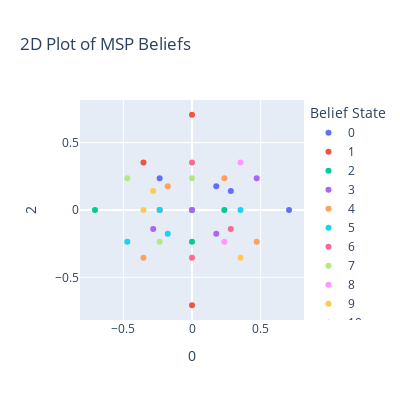

Notebook code for this chart:
### Code cell
beliefs_3d = vis_pca.transform(list(msp_belief_index.keys()))
colors = px.colors.qualitative.Light24 + px.colors.qualitative.Dark24 + px.colors.qualitative.Plotly

# make a 2d plot using the 0th and 1st dim of beliefs_3d
fig = px.scatter(beliefs_3d, x=0, y=2, 
                 color=[str(i) for i in list(msp_belief_index.values())],
                 title='2D Plot of MSP Beliefs',
                 labels={'x': 'PCA Dimension 1', 'y': 'PCA Dimension 2', 'color': 'Belief State'},
                 color_continuous_scale=colors,
                 size_max=1000)  # Increase the size of the dots

# Make the figure square
fig.update_layout(width=400, height=400)

fig.show()

### Figure 1 — Plotly figure (JSON) as saved in the notebook; plotly's stock layout.template omitted (floating-point values rounded to 4 significant figures)
{"data": [{"hovertemplate": "Belief State=0<br>0=%{x}<br>2=%{y}<extra></extra>", "legendgroup": "0", "marker": {"color": "#636efa", "symbol": "circle"}, "mode": "markers", "name": "0", "orientation": "v", "showlegend": true, "type": "scatter", "x": [0.1768], "xaxis": "x", "y": [0.1768], "yaxis": "y"}, {"hovertemplate": "Belief State=1<br>0=%{x}<br>2=%{y}<extra></extra>", "legendgroup": "1", "marker": {"color": "#EF553B", "symbol": "circle"}, "mode": "markers", "name": "1", "orientation": "v", "showlegend": true, "type": "scatter", "x": [-0.2357], "xaxis": "x", "y": [-7.871e-17], "yaxis": "y"}, {"hovertemplate": "Belief State=2<br>0=%{x}<br>2=%{y}<extra></extra>", "legendgroup": "2", "marker": {"color": "#00cc96", "symbol": "circle"}, "mode": "markers", "name": "2", "orientation": "v", "showlegend": true, "type": "scatter", "x": [-0.7071], "xaxis": "x", "y": [-6.225e-16], "yaxis": "y"}, {"hovertemplate": "Belief State=3<br>0=%{x}<br>2=%{y}<extra></extra>", "legendgroup": "3", "marker": {"color": "#ab63fa", "symbol": "circle"}, "mode": "markers", "name": "3", "orientation": "v", "showlegend": true, "type": "scatter", "x": [0.4714], "xaxis": "x", "y": [0.2357], "yaxis": "y"}, {"hovertemplate": "Belief State=4<br>0=%{x}<br>2=%{y}<extra></extra>", "legendgroup": "4", "marker": {"color": "#FFA15A", "symbol": "circle"}, "mode": "markers", "name": "4", "orientation": "v", "showlegend": true, "type": "scatter", "x": [-0.3536], "xaxis": "x", "y": [-0.3536], "yaxis": "y"}, {"hovertemplate": "Belief State=5<br>0=%{x}<br>2=%{y}<extra></extra>", "legendgroup": "5", "marker": {"color": "#19d3f3", "symbol": "circle"}, "mode": "markers", "name": "5", "orientation": "v", "showlegend": true, "type": "scatter", "x": [-0.4714], "xaxis": "x", "y": [-0.2357], "yaxis": "y"}, {"hovertemplate": "Belief State=6<br>0=%{x}<br>2=%{y}<extra></extra>", "legendgroup": "6", "marker": {"color": "#FF6692", "symbol": "circle"}, "mode": "markers", "name": "6", "orientation": "v", "showlegend": true, "type": "scatter", "x": [-2.341e-16], "xaxis": "x", "y": [-0.3536], "yaxis": "y"}, {"hovertemplate": "Belief State=7<br>0=%{x}<br>2=%{y}<extra></extra>", "legendgroup": "7", "marker": {"color": "#B6E880", "symbol": "circle"}, "mode": "markers", "name": "7", "orientation": "v", "showlegend": true, "type": "scatter", "x": [-0.4714], "xaxis": "x", "y": [0.2357], "yaxis": "y"}, {"hovertemplate": "Belief State=8<br>0=%{x}<br>2=%{y}<extra></extra>", "legendgroup": "8", "marker": {"color": "#FF97FF", "symbol": "circle"}, "mode": "markers", "name": "8", "orientation": "v", "showlegend": true, "type": "scatter", "x": [0.3536], "xaxis": "x", "y": [0.3536], "yaxis": "y"}, {"hovertemplate": "Belief State=9<br>0=%{x}<br>2=%{y}<extra></extra>", "legendgroup": "9", "marker": {"color": "#FECB52", "symbol": "circle"}, "mode": "markers", "name": "9", "orientation": "v", "showlegend": true, "type": "scatter", "x": [-0.3536], "xaxis": "x", "y": [-3.252e-16], "yaxis": "y"}, {"hovertemplate": "Belief State=10<br>0=%{x}<br>2=%{y}<extra></extra>", "legendgroup": "10", "marker": {"color": "#636efa", "symbol": "circle"}, "mode": "markers", "name": "10", "orientation": "v", "showlegend": true, "type": "scatter", "x": [0.7071], "xaxis": "x", "y": [-2.776e-17], "yaxis": "y"}, {"hovertemplate": "Belief State=11<br>0=%{x}<br>2=%{y}<extra></extra>", "legendgroup": "11", "marker": {"color": "#EF553B", "symbol": "circle"}, "mode": "markers", "name": "11", "orientation": "v", "showlegend": true, "type": "scatter", "x": [-0.3536], "xaxis": "x", "y": [0.3536], "yaxis": "y"}, {"hovertemplate": "Belief State=12<br>0=%{x}<br>2=%{y}<extra></extra>", "legendgroup": "12", "marker": {"color": "#00cc96", "symbol": "circle"}, "mode": "markers", "name": "12", "orientation": "v", "showlegend": true, "type": "scatter", "x": [-1.416e-16], "xaxis": "x", "y": [-0.2357], "yaxis": "y"}, {"hovertemplate": "Belief State=13<br>0=%{x}<br>2=%{y}<extra></extra>", "legendgroup": "13", "marker": {"color": "#ab63fa", "symbol": "circle"}, "mode": "markers", "name": "13", "orientation": "v", "showlegend": true, "type": "scatter", "x": [0.1768], "xaxis": "x", "y": [-0.1768], "yaxis": "y"}, {"hovertemplate": "Belief State=14<br>0=%{x}<br>2=%{y}<extra></extra>", "legendgroup": "14", "marker": {"color": "#FFA15A", "symbol": "circle"}, "mode": "markers", "name": "14", "orientation": "v", "showlegend": true, "type": "scatter", "x": [-0.1768], "xaxis": "x", "y": [0.1768], "yaxis": "y"}, {"hovertemplate": "Belief State=15<br>0=%{x}<br>2=%{y}<extra></extra>", "legendgroup": "15", "marker": {"color": "#19d3f3", "symbol": "circle"}, "mode": "markers", "name": "15", "orientation": "v", "showlegend": true, "type": "scatter", "x": [0.3536], "xaxis": "x", "y": [-2.776e-17], "yaxis": "y"}, {"hovertemplate": "Belief State=16<br>0=%{x}<br>2=%{y}<extra></extra>", "legendgroup": "16", "marker": {"color": "#FF6692", "symbol": "circle"}, "mode": "markers", "name": "16", "orientation": "v", "showlegend": true, "type": "scatter", "x": [-4.561e-16], "xaxis": "x", "y": [0.3536], "yaxis": "y"}, {"hovertemplate": "Belief State=17<br>0=%{x}<br>2=%{y}<extra></extra>", "legendgroup": "17", "marker": {"color": "#B6E880", "symbol": "circle"}, "mode": "markers", "name": "17", "orientation": "v", "showlegend": true, "type": "scatter", "x": [-2.896e-16], "xaxis": "x", "y": [0.2357], "yaxis": "y"}, {"hovertemplate": "Belief State=18<br>0=%{x}<br>2=%{y}<extra></extra>", "legendgroup": "18", "marker": {"color": "#FF97FF", "symbol": "circle"}, "mode": "markers", "name": "18", "orientation": "v", "showlegend": true, "type": "scatter", "x": [0.2357], "xaxis": "x", "y": [-0.2357], "yaxis": "y"}, {"hovertemplate": "Belief State=19<br>0=%{x}<br>2=%{y}<extra></extra>", "legendgroup": "19", "marker": {"color": "#FECB52", "symbol": "circle"}, "mode": "markers", "name": "19", "orientation": "v", "showlegend": true, "type": "scatter", "x": [-0.2828], "xaxis": "x", "y": [0.1414], "yaxis": "y"}, {"hovertemplate": "Belief State=20<br>0=%{x}<br>2=%{y}<extra></extra>", "legendgroup": "20", "marker": {"color": "#636efa", "symbol": "circle"}, "mode": "markers", "name": "20", "orientation": "v", "showlegend": true, "type": "scatter", "x": [0.2828], "xaxis": "x", "y": [0.1414], "yaxis": "y"}, {"hovertemplate": "Belief State=21<br>0=%{x}<br>2=%{y}<extra></extra>", "legendgroup": "21", "marker": {"color": "#EF553B", "symbol": "circle"}, "mode": "markers", "name": "21", "orientation": "v", "showlegend": true, "type": "scatter", "x": [-5.116e-16], "xaxis": "x", "y": [-0.7071], "yaxis": "y"}, {"hovertemplate": "Belief State=22<br>0=%{x}<br>2=%{y}<extra></extra>", "legendgroup": "22", "marker": {"color": "#00cc96", "symbol": "circle"}, "mode": "markers", "name": "22", "orientation": "v", "showlegend": true, "type": "scatter", "x": [4.348e-17], "xaxis": "x", "y": [-2.776e-17], "yaxis": "y"}, {"hovertemplate": "Belief State=23<br>0=%{x}<br>2=%{y}<extra></extra>", "legendgroup": "23", "marker": {"color": "#ab63fa", "symbol": "circle"}, "mode": "markers", "name": "23", "orientation": "v", "showlegend": true, "type": "scatter", "x": [-0.2828], "xaxis": "x", "y": [-0.1414], "yaxis": "y"}, {"hovertemplate": "Belief State=24<br>0=%{x}<br>2=%{y}<extra></extra>", "legendgroup": "24", "marker": {"color": "#FFA15A", "symbol": "circle"}, "mode": "markers", "name": "24", "orientation": "v", "showlegend": true, "type": "scatter", "x": [0.2357], "xaxis": "x", "y": [0.2357], "yaxis": "y"}, {"hovertemplate": "Belief State=25<br>0=%{x}<br>2=%{y}<extra></extra>", "legendgroup": "25", "marker": {"color": "#19d3f3", "symbol": "circle"}, "mode": "markers", "name": "25", "orientation": "v", "showlegend": true, "type": "scatter", "x": [-0.1768], "xaxis": "x", "y": [-0.1768], "yaxis": "y"}, {"hovertemplate": "Belief State=26<br>0=%{x}<br>2=%{y}<extra></extra>", "legendgroup": "26", "marker": {"color": "#FF6692", "symbol": "circle"}, "mode": "markers", "name": "26", "orientation": "v", "showlegend": true, "type": "scatter", "x": [0.2828], "xaxis": "x", "y": [-0.1414], "yaxis": "y"}, {"hovertemplate": "Belief State=27<br>0=%{x}<br>2=%{y}<extra></extra>", "legendgroup": "27", "marker": {"color": "#B6E880", "symbol": "circle"}, "mode": "markers", "name": "27", "orientation": "v", "showlegend": true, "type": "scatter", "x": [-0.2357], "xaxis": "x", "y": [-0.2357], "yaxis": "y"}, {"hovertemplate": "Belief State=28<br>0=%{x}<br>2=%{y}<extra></extra>", "legendgroup": "28", "marker": {"color": "#FF97FF", "symbol": "circle"}, "mode": "markers", "name": "28", "orientation": "v", "showlegend": true, "type": "scatter", "x": [0.2357], "xaxis": "x", "y": [-2.776e-17], "yaxis": "y"}, {"hovertemplate": "Belief State=29<br>0=%{x}<br>2=%{y}<extra></extra>", "legendgroup": "29", "marker": {"color": "#FECB52", "symbol": "circle"}, "mode": "markers", "name": "29", "orientation": "v", "showlegend": true, "type": "scatter", "x": [0.3536], "xaxis": "x", "y": [-0.3536], "yaxis": "y"}, {"hovertemplate": "Belief State=30<br>0=%{x}<br>2=%{y}<extra></extra>", "legendgroup": "30", "marker": {"color": "#636efa", "symbol": "circle"}, "mode": "markers", "name": "30", "orientation": "v", "showlegend": true, "type": "scatter", "x": [-0.2357], "xaxis": "x", "y": [0.2357], "yaxis": "y"}, {"hovertemplate": "Belief State=31<br>0=%{x}<br>2=%{y}<extra></extra>", "legendgroup": "31", "marker": {"color": "#EF553B", "symbol": "circle"}, "mode": "markers", "name": "31", "orientation": "v", "showlegend": true, "type": "scatter", "x": [-9.557e-16], "xaxis": "x", "y": [0.7071], "yaxis": "y"}, {"hovertemplate": "Belief State=32<br>0=%{x}<br>2=%{y}<extra></extra>", "legendgroup": "32", "marker": {"color": "#00cc96", "symbol": "circle"}, "mode": "markers", "name": "32", "orientation": "v", "showlegend": true, "type": "scatter", "x": [0.2357], "xaxis": "x", "y": [1.156e-16], "yaxis": "y"}, {"hovertemplate": "Belief State=33<br>0=%{x}<br>2=%{y}<extra></extra>", "legendgroup": "33", "marker": {"color": "#ab63fa", "symbol": "circle"}, "mode": "markers", "name": "33", "orientation": "v", "showlegend": true, "type": "scatter", "x": [-7.338e-18], "xaxis": "x", "y": [1.844e-17], "yaxis": "y"}, {"hovertemplate": "Belief State=34<br>0=%{x}<br>2=%{y}<extra></extra>", "legendgroup": "34", "marker": {"color": "#FFA15A", "symbol": "circle"}, "mode": "markers", "name": "34", "orientation": "v", "showlegend": true, "type": "scatter", "x": [0.4714], "xaxis": "x", "y": [-0.2357], "yaxis": "y"}, {"hovertemplate": "Belief State=35<br>0=%{x}<br>2=%{y}<extra></extra>", "legendgroup": "35", "marker": {"color": "#19d3f3", "symbol": "circle"}, "mode": "markers", "name": "35", "orientation": "v", "showlegend": true, "type": "scatter", "x": [-0.2357], "xaxis": "x", "y": [-2.26e-16], "yaxis": "y"}], "layout": {"height": 400, "legend": {"title": {"text": "Belief State"}, "tracegroupgap": 0}, "title": {"text": "2D Plot of MSP Beliefs"}, "width": 400, "xaxis": {"anchor": "y", "domain": [0, 1], "title": {"text": "0"}}, "yaxis": {"anchor": "x", "domain": [0, 1], "title": {"text": "2"}}}}
